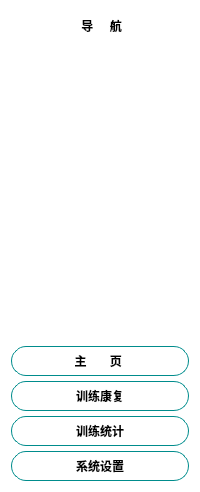
        <widget class="QWidget" name="widget_33" native="true">
         <property name="styleSheet">
          <string notr="true">QWidget{
	background-color: white;
	border-radius: 15px;
	
}</string>
         </property>
         <layout class="QVBoxLayout" name="verticalLayout_7" stretch="1,3,1,1,1,1">
          <property name="spacing">
           <number>5</number>
          </property>
          <item>
           <widget class="QPushButton" name="pushButton_17">
            <property name="minimumSize">
             <size>
              <width>0</width>
              <height>30</height>
             </size>
            </property>
            <property name="font">
             <font>
              <family>Microsoft JhengHei UI</family>
              <weight>75</weight>
              <bold>true</bold>
             </font>
            </property>
            <property name="text">
             <string> 导     航</string>
            </property>
            <property name="icon">
             <iconset>
              <normaloff>../icons/menu.svg</normaloff>../icons/menu.svg</iconset>
            </property>
           </widget>
          </item>
          <item>
           <spacer name="verticalSpacer_4">
            <property name="orientation">
             <enum>Qt::Vertical</enum>
            </property>
            <property name="sizeType">
             <enum>QSizePolicy::Maximum</enum>
            </property>
            <property name="sizeHint" stdset="0">
             <size>
              <width>20</width>
              <height>300</height>
             </size>
            </property>
           </spacer>
          </item>
          <item>
           <widget class="QPushButton" name="homeButton">
            <property name="sizePolicy">
             <sizepolicy hsizetype="Minimum" vsizetype="Fixed">
              <horstretch>0</horstretch>
              <verstretch>3</verstretch>
             </sizepolicy>
            </property>
            <property name="minimumSize">
             <size>
              <width>0</width>
              <height>30</height>
             </size>
            </property>
            <property name="font">
             <font>
              <family>Microsoft JhengHei UI</family>
              <weight>75</weight>
              <bold>true</bold>
             </font>
            </property>
            <property name="styleSheet">
             <string notr="true">#homeButton {
    border: 1px solid #008C8C; /* 设置边框样式 */
    border-radius: 15px; /* 设置边框圆角大小 */

}

#homeButton:hover {
    background-color: #d3d3d3; /* 悬停状态 */
}
</string>
            </property>
            <property name="text">
             <string>主       页 </string>
            </property>
            <property name="icon">
             <iconset>
              <normaloff>../icons/home-filling.svg</normaloff>../icons/home-filling.svg</iconset>
            </property>
           </widget>
          </item>
          <item>
           <widget class="QPushButton" name="trainButton">
            <property name="minimumSize">
             <size>
              <width>0</width>
              <height>30</height>
             </size>
            </property>
            <property name="font">
             <font>
              <family>Microsoft JhengHei UI</family>
              <weight>75</weight>
              <bold>true</bold>
             </font>
            </property>
            <property name="styleSheet">
             <string notr="true">#trainButton {
    border: 1px solid #008C8C; /* 设置边框样式 */
    border-radius: 15px; /* 设置边框圆角大小 */
}

#trainButton:hover {
    background-color: #d3d3d3; /* 悬停状态 */
}</string>
            </property>
            <property name="text">
             <string>训练康复</string>
            </property>
            <property name="icon">
             <iconset>
              <normaloff>../icons/work-filling.svg</normaloff>../icons/work-filling.svg</iconset>
            </property>
           </widget>
          </item>
          <item>
           <widget class="QPushButton" name="statButton">
            <property name="minimumSize">
             <size>
              <width>0</width>
              <height>30</height>
             </size>
            </property>
            <property name="font">
             <font>
              <family>Microsoft JhengHei UI</family>
              <weight>75</weight>
              <bold>true</bold>
             </font>
            </property>
            <property name="styleSheet">
             <string notr="true">#statButton {
    border: 1px solid #008C8C; /* 设置边框样式 */
    border-radius: 15px; /* 设置边框圆角大小 */
}

#statButton:hover {
    background-color: #d3d3d3; /* 悬停状态 */
}</string>
            </property>
            <property name="text">
             <string>训练统计</string>
            </property>
            <property name="icon">
             <iconset>
              <normaloff>../icons/history-filling.svg</normaloff>../icons/history-filling.svg</iconset>
            </property>
           </widget>
          </item>
          <item>
           <widget class="QPushButton" name="settingButton">
            <property name="minimumSize">
             <size>
              <width>0</width>
              <height>30</height>
             </size>
            </property>
            <property name="font">
             <font>
              <family>Microsoft JhengHei UI</family>
              <weight>75</weight>
              <bold>true</bold>
             </font>
            </property>
            <property name="styleSheet">
             <string notr="true">#settingButton {
    border: 1px solid #008C8C; /* 设置边框样式 */
    border-radius: 15px; /* 设置边框圆角大小 */
}

#settingButton:hover {
    background-color: #d3d3d3; /* 悬停状态 */
}</string>
            </property>
            <property name="text">
             <string>系统设置</string>
            </property>
            <property name="icon">
             <iconset>
              <normaloff>../icons/setting-filling.svg</normaloff>../icons/setting-filling.svg</iconset>
            </property>
           </widget>
          </item>
         </layout>
        </widget>
